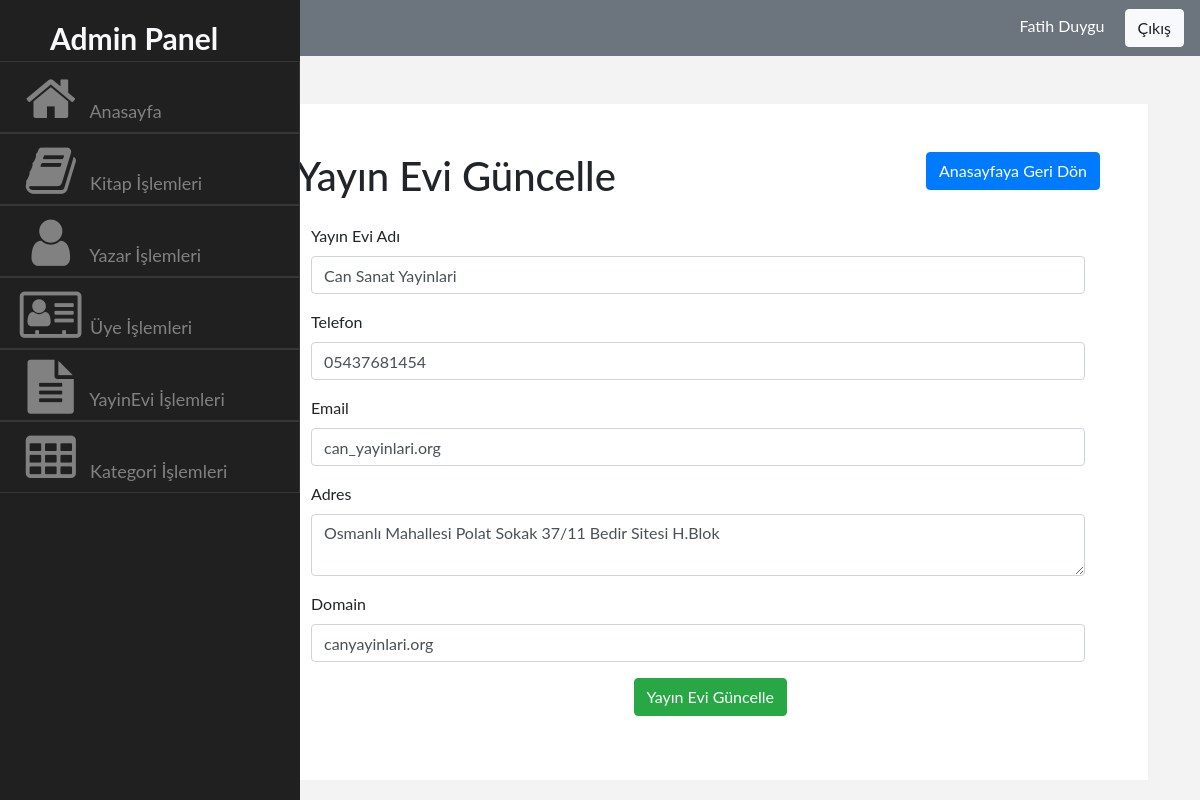
The app's page /Admin/YayinEvi/update.php?id=1 (signed in) with its own data.
### tables this page shows
CREATE TABLE `yayinevi` (
  `Id` int(11) NOT NULL,
  `Adi` varchar(30) NOT NULL,
  `Tel` varchar(11) NOT NULL,
  `Email` varchar(30) NOT NULL,
  `Adres` varchar(150) NOT NULL,
  `Domain` varchar(30) NOT NULL
);

### Admin/YayinEvi/update.php (the view, shortened to what this page needs)
<?php
include('../php/header.php');
require_once '../../baglan.php';
if (isset($_GET['id']))
{
    $sorgu=$db->prepare('SELECT * FROM yayinevi where id=?');
    $sorgu->execute([$_GET['id']]);
    $yayinEvi=$sorgu->fetch(PDO::FETCH_ASSOC);
}
?>
    <a href="index.php" class="btn btn-primary float-right mb-3">Anasayfaya Geri Dön</a>
    <h1 class="display-5 mb-4">Yayın Evi Güncelle</h1>
    <form method="post">
    <div class="form-group">
        <div class="col-md-2"><label class="font">Yayın Evi Adı</label></div>
        <div class="col-lg-offset-0 col-md-12"><input type="text" name="yayinEviAdi" class="form-control" value="<?php if (isset($_POST['submit'])){echo $yayinEviAdi;} if (isset($_GET['id']) && !isset($_POST['submit'])){ echo $yayinEvi['Adi'];} ?>"></div>
    </div>
    <div class="form-group">
        <div class="col-md-2"><label class="font">Telefon</label></div>
        <div class="col-lg-offset-0 col-md-12"><input type="tel" name="telefon" class="form-control" value="<?php if (isset($_POST['submit'])){echo $telefon;} if (isset($_GET['id']) && !isset($_POST['submit'])){ echo $yayinEvi['Tel'];}?>"></div>
    </div>
    <div class="form-group">
        <div class="col-md-2"><label class="font">Email</label></div>
        <div class="col-lg-offset-0 col-md-12"><input type="text" name="email" class="form-control" value="<?php if (isset($_POST['submit'])){echo $email;} if (isset($_GET['id']) && !isset($_POST['submit'])){ echo $yayinEvi['Email'];}?>"></div>
    </div>
    <div class="form-group">
        <div class="col-md-2"><label class="font">Adres</label></div>
        <div class="col-lg-offset-0 col-md-12"><textarea class="form-control" name="adres"><?php if (isset($_POST['submit'])){echo $adres;} if (isset($_GET['id']) && !isset($_POST['submit'])){ echo $yayinEvi['Adres'];} ?></textarea></div>
    </div>
        <div class="form-group">
            <div class="col-md-2"><label class="font">Domain</label></div>
            <div class="col-lg-offset-0 col-md-12"><input type="text" name="domain" class="form-control" value="<?php if (isset($_POST['submit'])){echo $domain;} if (isset($_GET['id']) && !isset($_POST['submit'])){ echo $yayinEvi['Domain'];}?>"></div>
        </div>
        <div class="form-group">
            <div class="col-lg-offset-0 col-md-12"><button type="submit" class="btn btn-success offset-5">Yayın Evi Güncelle</button></div>
        </div>
    </form>
<?php
include('../php/footer.php');
?>

### css/admin.css (style rules this page uses)
body { font-family: "Lato", sans-serif; background-color: #F3F3F3; }

### records on screen
yayinevi: yayinEviAdi "Can Sanat Yayinlari", telefon "05437681454", email "can_yayinlari.org", adres "Osmanlı Mahallesi Polat Sokak 37/11 Bedir Sitesi H.Blok", domain "canyayinlari.org"

### other values on screen
$_SESSION['Adi'] "Fatih"
$_SESSION['Soyadi'] "Duygu"
